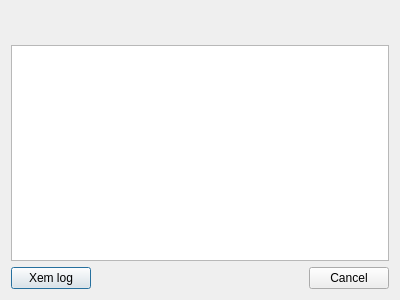
<?xml version="1.0" encoding="UTF-8"?>
<ui version="4.0">
 <class>DlgAbout</class>
 <widget class="QDialog" name="DlgAbout">
  <property name="geometry">
   <rect>
    <x>0</x>
    <y>0</y>
    <width>400</width>
    <height>300</height>
   </rect>
  </property>
  <property name="windowTitle">
   <string>Dialog</string>
  </property>
  <layout class="QVBoxLayout" name="verticalLayout_2">
   <item>
    <layout class="QVBoxLayout" name="verticalLayout">
     <item>
      <widget class="QLabel" name="lblAppName">
       <property name="font">
        <font>
         <pointsize>18</pointsize>
        </font>
       </property>
       <property name="text">
        <string/>
       </property>
      </widget>
     </item>
     <item>
      <widget class="QTextEdit" name="txtAppInfo">
       <property name="readOnly">
        <bool>true</bool>
       </property>
      </widget>
     </item>
    </layout>
   </item>
   <item>
    <layout class="QHBoxLayout" name="horizontalLayout">
     <item>
      <widget class="QPushButton" name="txtLog">
       <property name="text">
        <string>Xem log</string>
       </property>
      </widget>
     </item>
     <item>
      <widget class="QDialogButtonBox" name="buttonBox">
       <property name="orientation">
        <enum>Qt::Horizontal</enum>
       </property>
       <property name="standardButtons">
        <set>QDialogButtonBox::Cancel</set>
       </property>
      </widget>
     </item>
    </layout>
   </item>
  </layout>
 </widget>
 <resources/>
 <connections>
  <connection>
   <sender>buttonBox</sender>
   <signal>accepted()</signal>
   <receiver>DlgAbout</receiver>
   <slot>accept()</slot>
   <hints>
    <hint type="sourcelabel">
     <x>248</x>
     <y>254</y>
    </hint>
    <hint type="destinationlabel">
     <x>157</x>
     <y>274</y>
    </hint>
   </hints>
  </connection>
  <connection>
   <sender>buttonBox</sender>
   <signal>rejected()</signal>
   <receiver>DlgAbout</receiver>
   <slot>reject()</slot>
   <hints>
    <hint type="sourcelabel">
     <x>316</x>
     <y>260</y>
    </hint>
    <hint type="destinationlabel">
     <x>286</x>
     <y>274</y>
    </hint>
   </hints>
  </connection>
 </connections>
</ui>
